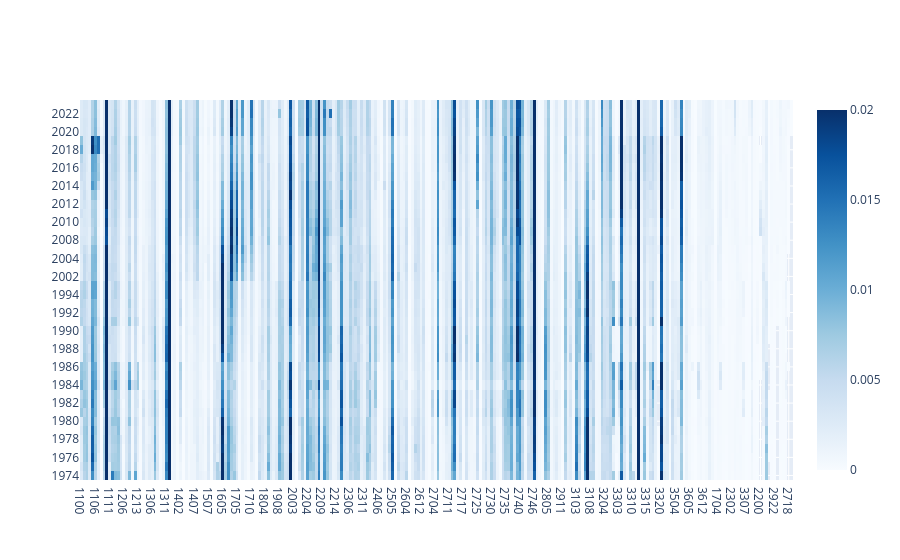

Notebook cell for this chart:
### Code cell
df = res._df_dyn_barycenters.xs(cluster, level=1)

fig = go.Figure(
    data=go.Heatmap(
        z=df.values,
        x=df.columns.astype(str),
        y=df.index.astype(str),
        colorscale="Blues",
        zmin=0,
        zmax=0.02,
        )
    )

# fig.update_layout(
#     title="Heatmap",
#     height=10*len(df.columns.astype(str)),
#     # height=40*len(y_labels),
#     xaxis=dict(tickangle=45, automargin=True),
#     yaxis=dict(autorange="reversed", automargin=True)  # keep top-to-bottom ordering
# )

fig.show()

### Figure 1 — Plotly figure (JSON) as saved in the notebook; plotly's stock layout.template omitted (floating-point values rounded to 4 significant figures; data arrays with more than 128 entries replaced by an {"elided": "..."} marker saying what was removed)
{"data": [{"colorscale": [[0, "rgb(247,251,255)"], [0.125, "rgb(222,235,247)"], [0.25, "rgb(198,219,239)"], [0.375, "rgb(158,202,225)"], [0.5, "rgb(107,174,214)"], [0.625, "rgb(66,146,198)"], [0.75, "rgb(33,113,181)"], [0.875, "rgb(8,81,156)"], [1, "rgb(8,48,107)"]], "type": "heatmap", "x": {"elided": "252 str values"}, "y": ["1974", "1975", "1976", "1977", "1978", "1979", "1980", "1981", "1982", "1983", "1984", "1985", "1986", "1987", "1988", "1989", "1990", "1991", "1992", "1993", "1994", "1995", "2002", "2003", "2004", "2005", "2008", "2009", "2010", "2011", "2012", "2013", "2014", "2015", "2016", "2017", "2018", "2019", "2020", "2021", "2022", "2023"], "z": {"elided": "42x252 float values"}, "zmax": 0.02, "zmin": 0}], "layout": {}}
